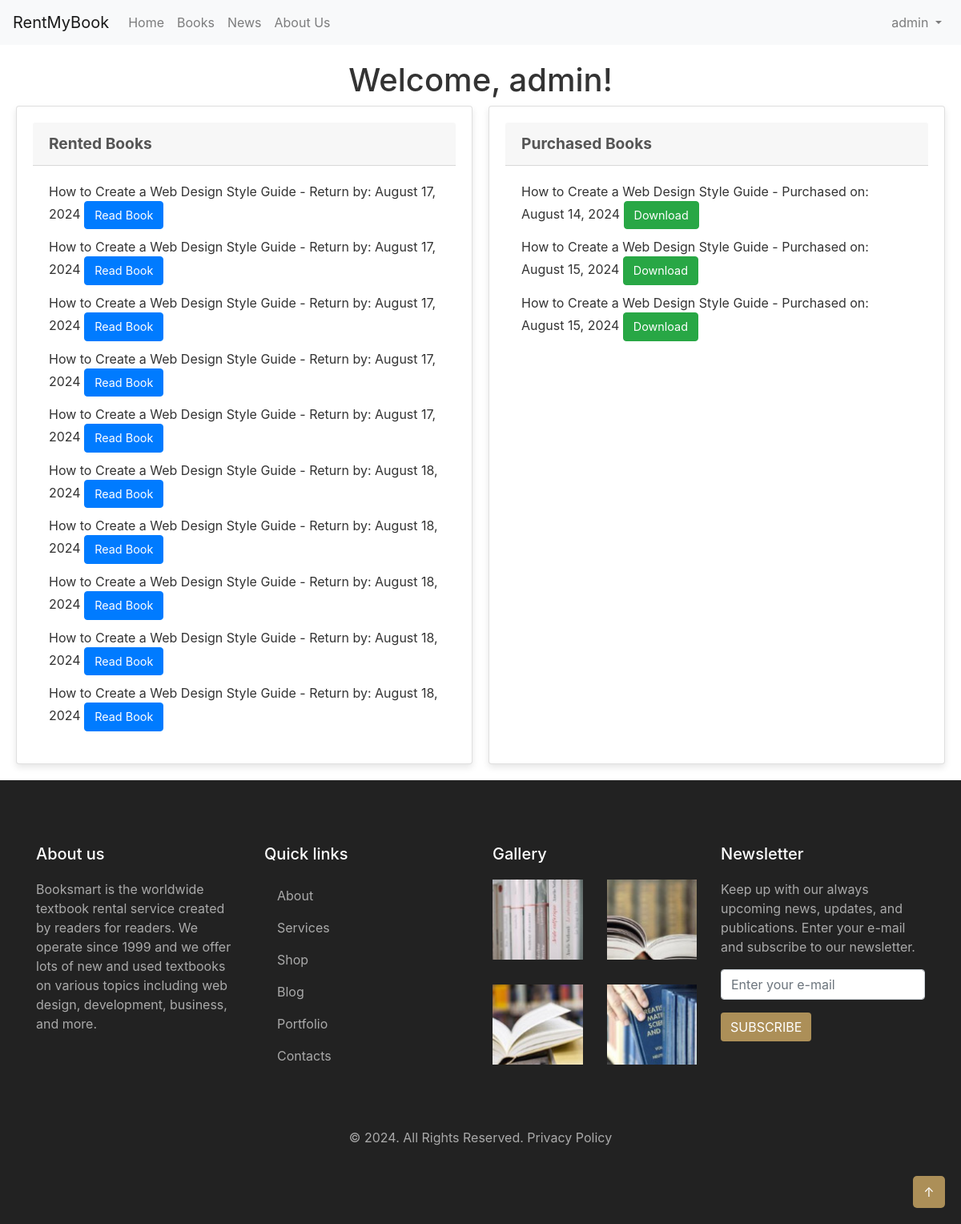
/dashboard/ (signed in), run on an earlier commit of the app's database.
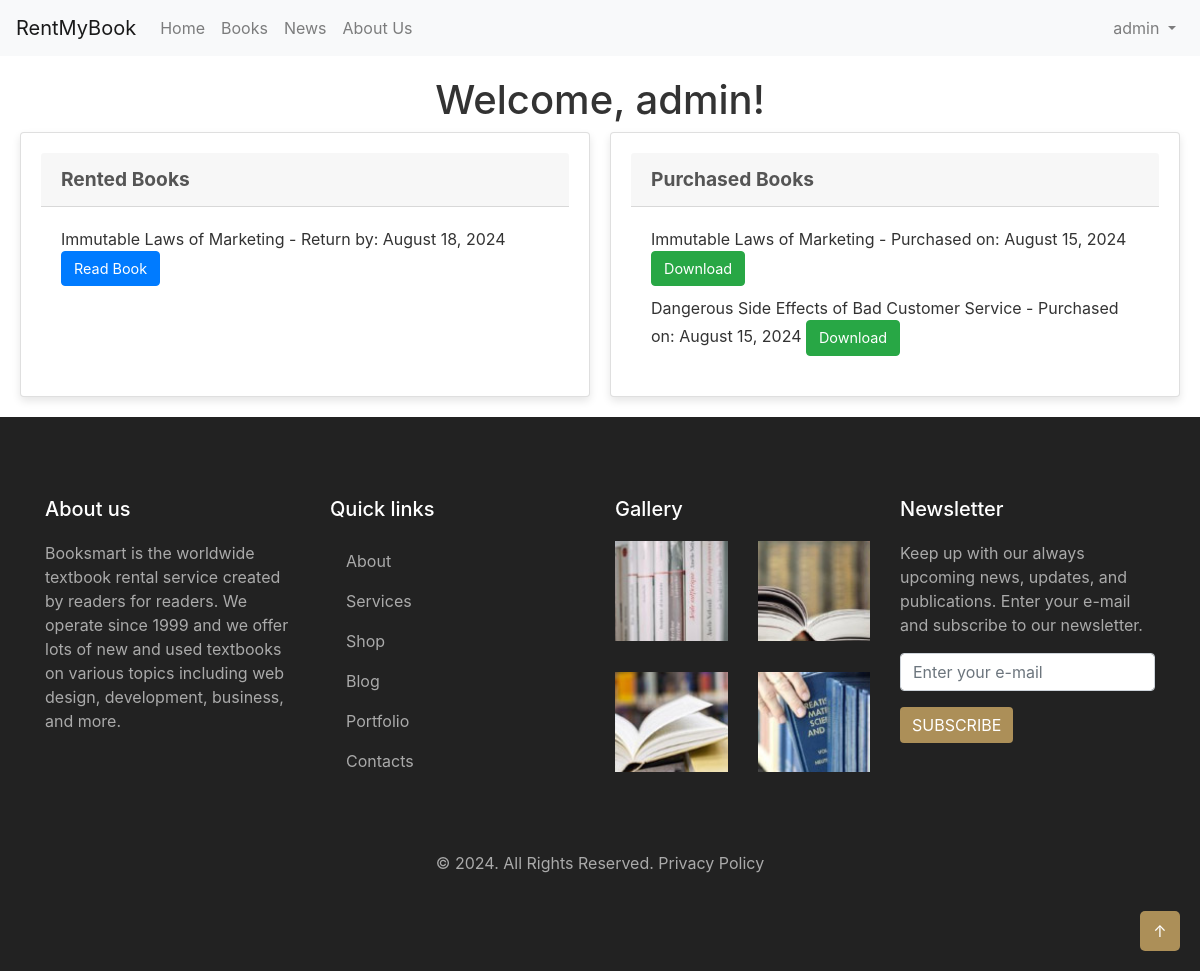
And on a later commit of the database.
### books/models.py (models this page shows, shortened)
class Rental(models.Model):
    user = models.ForeignKey(User, on_delete=models.CASCADE)
    book = models.ForeignKey(Book, on_delete=models.CASCADE)
    rental_date = models.DateTimeField(auto_now_add=True)
    return_date = models.DateTimeField()

class Book(models.Model):
    title = models.CharField(max_length=200)
    author = models.CharField(max_length=200)
    description = models.TextField()
    cover_image = models.ImageField(upload_to='book_covers/')
    sample_pdf = models.FileField(upload_to='book_samples/')
    full_pdf = models.FileField(upload_to='book_full/')
    price = models.DecimalField(max_digits=6, decimal_places=2)

class Purchase(models.Model):
    user = models.ForeignKey(User, on_delete=models.CASCADE)
    book = models.ForeignKey(Book, on_delete=models.CASCADE)
    purchase_date = models.DateTimeField(auto_now_add=True)

### books/views.py (the view)
# urls.py: path('dashboard/', views.dashboard, name='dashboard'),
@login_required
def dashboard(request):
    rentals = Rental.objects.filter(user=request.user)
    purchases = Purchase.objects.filter(user=request.user)
    return render(request, 'books/dashboard.html', {'rentals': rentals, 'purchases': purchases})

### templates/books/dashboard.html (shortened to what this page needs)
{% extends 'layout/base.html' %}
{% block body %}
<div class="dashboard-container">
    <h1>Welcome, {{ user.username }}!</h1>
    <div class="dashboard-row">
        <div class="card">
            <div class="card-header">Rented Books</div>
            <div class="card-body">
                {% if rentals %}
                    {% for rental in rentals %}
                        <div class="rental-item">
                            <span>{{ rental.book.title }} - Return by: {{ rental.return_date|date:"F d, Y" }}</span>
                            <a href="{{ rental.book.sample_pdf.url }}" class="btn btn-primary" target="_blank">Read Book</a>
                        </div>
                    {% endfor %}
                {% else %}
                    <p>You have no rented books.</p>
                {% endif %}
            </div>
        </div>
        <div class="card">
            <div class="card-header">Purchased Books</div>
            <div class="card-body">
                {% if purchases %}
                    {% for purchase in purchases %}
                        <div class="purchase-item">
                            <span>{{ purchase.book.title }} - Purchased on: {{ purchase.purchase_date|date:"F d, Y" }}</span>
                            <a href="{{ purchase.book.full_pdf.url }}" class="btn btn-success" download>Download</a>
                        </div>
                    {% endfor %}
                {% else %}
                    <p>You have not purchased any books.</p>
                {% endif %}
            </div>
        </div>
    </div>
</div>
{% endblock body %}

What changed in the data, as far as the page shows it:
removed Rental: book "How to Create a Web Design Style Guide", return_date "August 17, 2024"
removed Rental: book "How to Create a Web Design Style Guide", return_date "August 17, 2024"
removed Rental: book "How to Create a Web Design Style Guide", return_date "August 17, 2024"
removed Rental: book "How to Create a Web Design Style Guide", return_date "August 17, 2024"
removed Rental: book "How to Create a Web Design Style Guide", return_date "August 17, 2024"
removed Rental: book "How to Create a Web Design Style Guide", return_date "August 18, 2024"
removed Rental: book "How to Create a Web Design Style Guide", return_date "August 18, 2024"
removed Rental: book "How to Create a Web Design Style Guide", return_date "August 18, 2024"
removed Rental: book "How to Create a Web Design Style Guide", return_date "August 18, 2024"
removed Purchase: book "How to Create a Web Design Style Guide", purchase_date "August 14, 2024"
removed Purchase: book "How to Create a Web Design Style Guide", purchase_date "August 15, 2024"
changed through a linked row, Rental: book "How to Create a Web Design Style Guide" → "Immutable Laws of Marketing"
changed through a linked row, Purchase: book "How to Create a Web Design Style Guide" → "Immutable Laws of Marketing"
added Purchase: book "Dangerous Side Effects of Bad Customer Service", purchase_date "August 15, 2024"
